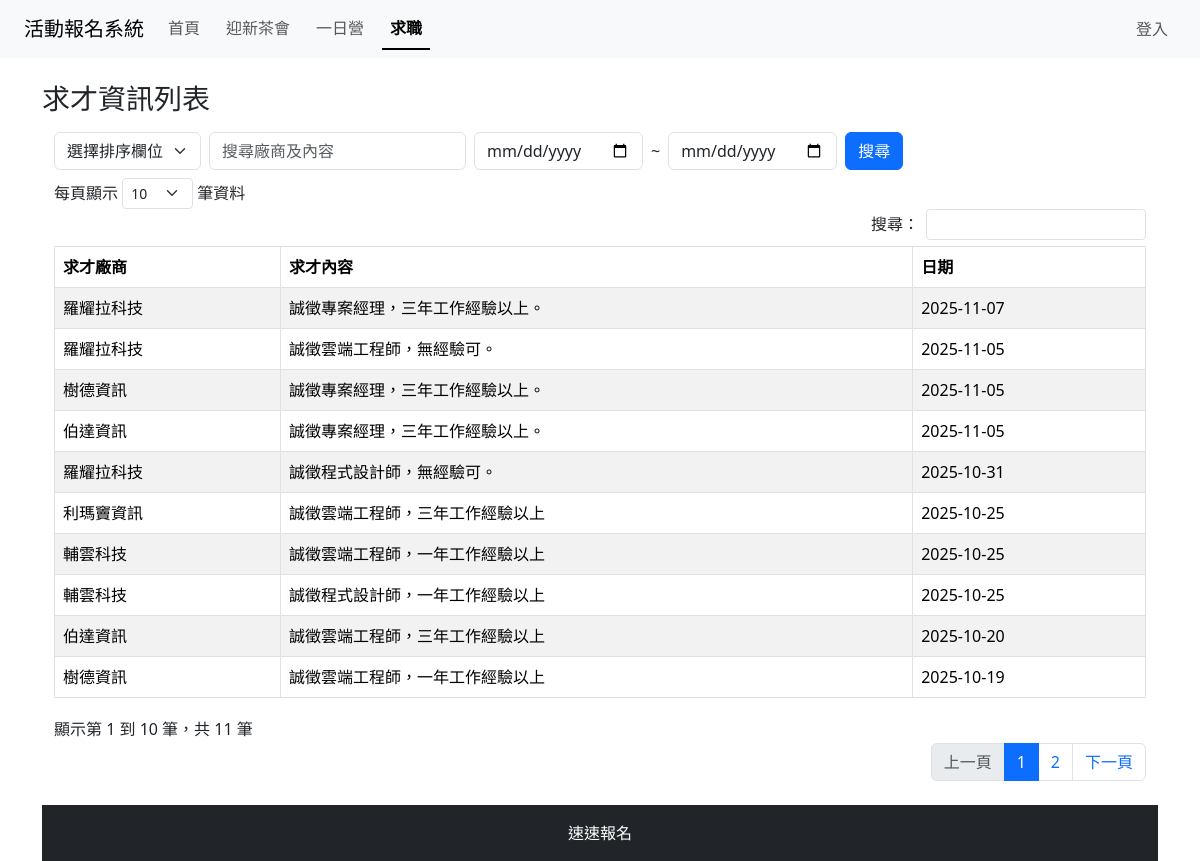
Page /web/job.php on the committed database.
### tables this page shows
CREATE TABLE `job` (
  `postid` int(11) NOT NULL,
  `company` varchar(45) NOT NULL,
  `content` text NOT NULL,
  `pdate` date NOT NULL
);

### web/job.php (the view, shortened to what this page needs)
<?php
require_once "header.php";
require_once "db.php";
try {
  $order = $_POST["order"]??"";
  $searchtxt = mysqli_real_escape_string($conn, $_POST["searchtxt"] ?? "");
  $date_start = $_POST["date_start"] ?? "";
  $date_end = $_POST["date_end"] ?? "";
  $sql = "select * from job";
  $allowed_orders = ['company','content','pdate'];
  if ($order && in_array($order, $allowed_orders)) {
      $sql .= " order by $order";
  } else {
      $sql .= " order by pdate desc";
  }
  $result = mysqli_query($conn, $sql);
?>
<div class="container mt-4">
    <h3 class="mb-3">求才資訊列表</h3>
<div class="container">
<form action="job.php" method="post">
  <div class="row g-2 align-items-center mb-2">
    <div class="col-auto">
      <select name="order" aria-label="選擇排序欄位" class="form-select">
        <option value="">選擇排序欄位</option>
      </select>
    </div>
    <div class="col-auto">
      <input placeholder="搜尋廠商及內容" value="<?=htmlspecialchars($searchtxt)?>" type="text" name="searchtxt" class="form-control">
    </div>
    <div class="col-auto">
      <input type="date" name="date_start" class="form-control" value="<?=htmlspecialchars($date_start)?>" placeholder="起始日期">
    </div>
    <div class="col-auto">
      <span>~</span>
    </div>
    <div class="col-auto">
      <input type="date" name="date_end" class="form-control" value="<?=htmlspecialchars($date_end)?>" placeholder="結束日期">
    </div>
    <div class="col-auto">
      <input class="btn btn-primary" type="submit" value="搜尋">
    </div>
  </div>
</form>
<table class="table table-bordered table-striped" id="job_table">
 <thead>
   <tr>
    <th>求才廠商</th>
    <th>求才內容</th>
    <th>日期</th>
   </tr>
 </thead>
 <tbody>
 <?php
 while($row = mysqli_fetch_assoc($result)) {?>
 <tr>
  <td><?=htmlspecialchars($row["company"])?></td>
  <td><?=nl2br(htmlspecialchars($row["content"]))?></td>
  <td><?=htmlspecialchars($row["pdate"])?></td>
 </tr>
 <?php
  }
 ?>
 </tbody>
</table>
</div>
<?php
}
catch(Exception $e) {
  echo 'Message: ' .$e->getMessage();
}
?>
<link rel="stylesheet"
href="https://cdn.datatables.net/1.13.6/css/dataTables.bootstrap5.min.css">
<?php require_once 'footer.php'; ?>

### rows in the picture
job: company "羅耀拉科技", content "誠徵專案經理，三年工作經驗以上。", pdate "2025-11-07"
job: company "羅耀拉科技", content "誠徵雲端工程師，無經驗可。", pdate "2025-11-05"
job: company "樹德資訊", content "誠徵專案經理，三年工作經驗以上。", pdate "2025-11-05"
job: company "伯達資訊", content "誠徵專案經理，三年工作經驗以上。", pdate "2025-11-05"
job: company "羅耀拉科技", content "誠徵程式設計師，無經驗可。", pdate "2025-10-31"
job: company "利瑪竇資訊", content "誠徵雲端工程師，三年工作經驗以上", pdate "2025-10-25"
job: company "輔雲科技", content "誠徵雲端工程師，一年工作經驗以上", pdate "2025-10-25"
job: company "輔雲科技", content "誠徵程式設計師，一年工作經驗以上", pdate "2025-10-25"
job: company "伯達資訊", content "誠徵雲端工程師，三年工作經驗以上", pdate "2025-10-20"
job: company "樹德資訊", content "誠徵雲端工程師，一年工作經驗以上", pdate "2025-10-19"
